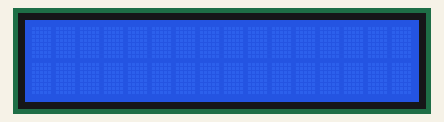
A sketch run on a simulated Arduino Uno, built with avr-gcc and run on an emulated ATmega328P. Parts: 16×2 character LCD.

Above: at 0.1 s.
At 1.1 s:
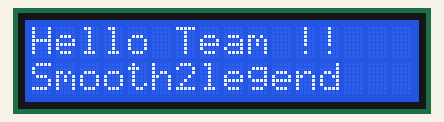

Measured:
- what the display in image 1 shows lasts 1.0 s, from 1.1 s to 2.1 s

The sketch:

LCD_Display.ino
```cpp
#include <LiquidCrystal.h>
const int rs = 8, en = 9, d4 = 4, d5 = 5, d6 = 6, d7 = 7;
LiquidCrystal lcd(rs, en, d4, d5, d6, d7);
void setup()
{
 lcd.begin(16, 2);
 lcd.clear();
 lcd.setCursor(0, 0); //first column, First row
 lcd.print("Hello Team !!");
 lcd.setCursor(0, 1); //First column, Second row
 lcd.print("Smooth2legend");
}
void loop()
{
 // Turn off the display:
 lcd.noDisplay();
 delay(1000);
 // Turn on the display:
 lcd.display();
 delay(1000);
}
```
